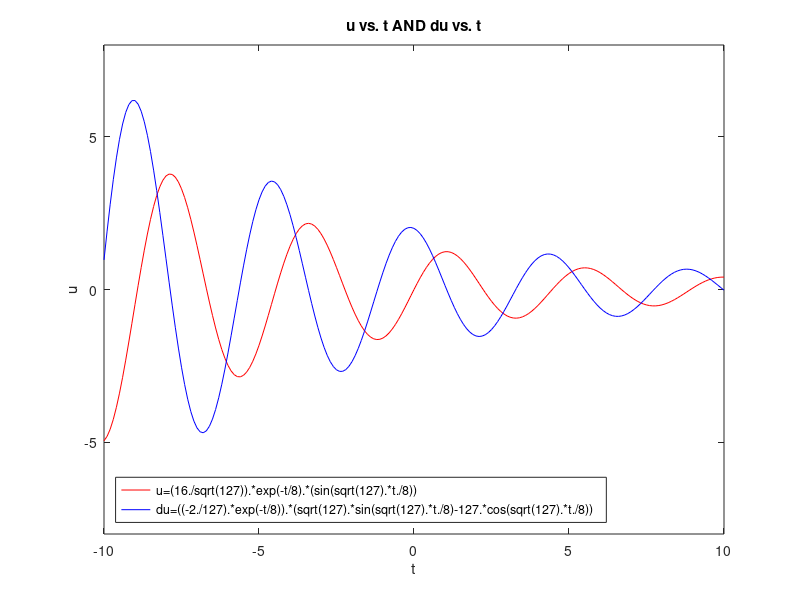

Write the MATLAB code that produced this figure.
clear; clc;
t=-10:0.1:10
u=(16./sqrt(127)).*exp(-t/8).*(sin(sqrt(127).*t./8))
du=((-2./127).*exp(-t/8)).*(sqrt(127).*sin(sqrt(127).*t./8)-127.*cos(sqrt(127).*t./8))
plot(t,u,'color','r'); hold on;
plot(t,du','color','b');
xlabel('t'), ylabel('u')
title('u vs. t AND du vs. t')
axis([-10 10 -8 8])
legend('u=(16./sqrt(127)).*exp(-t/8).*(sin(sqrt(127).*t./8))','du=((-2./127).*exp(-t/8)).*(sqrt(127).*sin(sqrt(127).*t./8)-127.*cos(sqrt(127).*t./8))','Location','southwest')